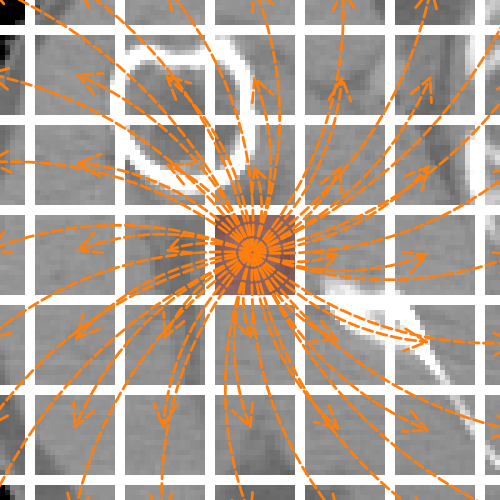
#> input picture manufigures/CCCSAhnesjo/fullConv(a).png, 500 x 500 px, found by its file name; its folder holds 6 pictures in this run
$ python CCCSDiagram.py
#> lines starting #> are read from the running program, lines starting #| are printed output that depends on the picture
import os
import numpy as np
import matplotlib.pyplot as plt
import matplotlib.colors as mcolors
import matplotlib.patches as patches
import scipy.interpolate as interp
import scipy.integrate as integrate
from skimage import transform
import nrrd
import random

colors = list(mcolors.TABLEAU_COLORS.values()) + list(mcolors.XKCD_COLORS.values())
figuresFolder = "/data/qifan/AAPM2024/manufigures"
topicFolder = os.path.join(figuresFolder, "CCCSAhnesjo")
if not os.path.isdir(topicFolder):
    os.mkdir(topicFolder)

densitySlice = None

# [449 lines left out: functions densitySliceInit, drawFullConv1, drawFullConv2, drawCCCS1, drawCCCS2, drawCCCS2Dose, not called in this run]

def figureGroup():
    """
    Stitch the four figures generated above into one
    """
    image1 = os.path.join(topicFolder, "fullConv(a).png")
    image1 = plt.imread(image1)
#> image1 is the input picture: shape (500, 500, 4) float32; mean R, G, B, A 0.706, 0.65, 0.603, 1
    image2 = os.path.join(topicFolder, "fullConv(b).png")
    image2 = plt.imread(image2)
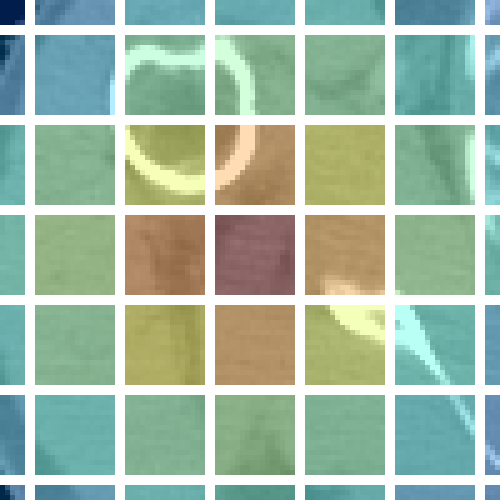
#> input picture manufigures/CCCSAhnesjo/fullConv(b).png, 500 x 500 px, found by its file name
#> image2 is the input picture: shape (500, 500, 4) float32; mean R, G, B, A 0.635, 0.733, 0.656, 1
    image3 = os.path.join(topicFolder, "collapsedCone(a).png")
    image3 = plt.imread(image3)
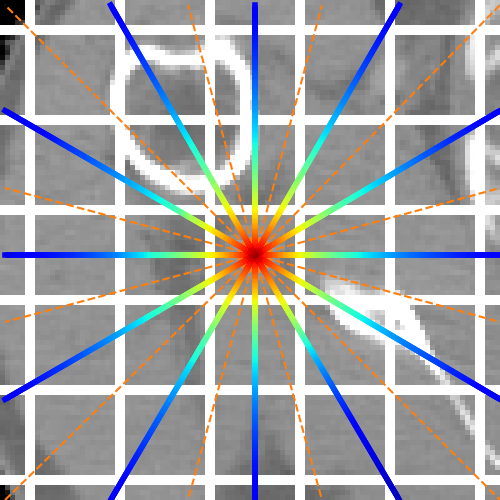
#> input picture manufigures/CCCSAhnesjo/collapsedCone(a).png, 500 x 500 px, found by its file name
#> image3 is the input picture: shape (500, 500, 4) float32; mean R, G, B, A 0.645, 0.654, 0.66, 1
    image4 = os.path.join(topicFolder, "collapsedCone(b).png")
    image4 = plt.imread(image4)
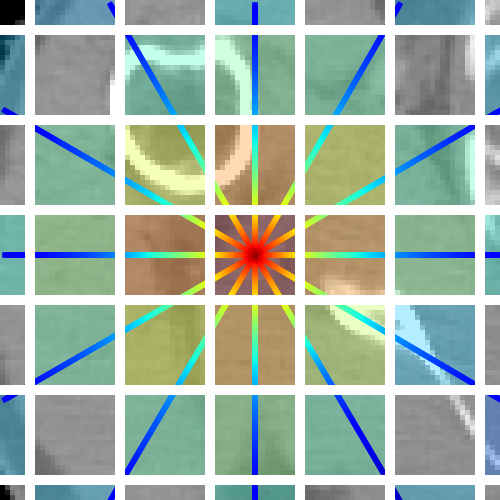
#> input picture manufigures/CCCSAhnesjo/collapsedCone(b).png, 500 x 500 px, found by its file name
#> image4 is the input picture: shape (500, 500, 4) float32; mean R, G, B, A 0.634, 0.71, 0.659, 1

    commonShape = (500, 500, 4)
    assert image1.shape == commonShape and image2.shape == commonShape \
        and image3.shape == commonShape and image4.shape == commonShape
    verticalGap = 80
    horizontalGap = 50
    horiGapShape = (commonShape[0], horizontalGap, commonShape[2])
    horiGap = np.ones(horiGapShape, dtype=image1.dtype)
    vertiGapShape = (verticalGap, 2 * commonShape[1] + horizontalGap, commonShape[2])
    vertiGap = np.ones(vertiGapShape, dtype=image1.dtype)
    firstRow = np.concatenate([image1, horiGap, image2], axis=1)
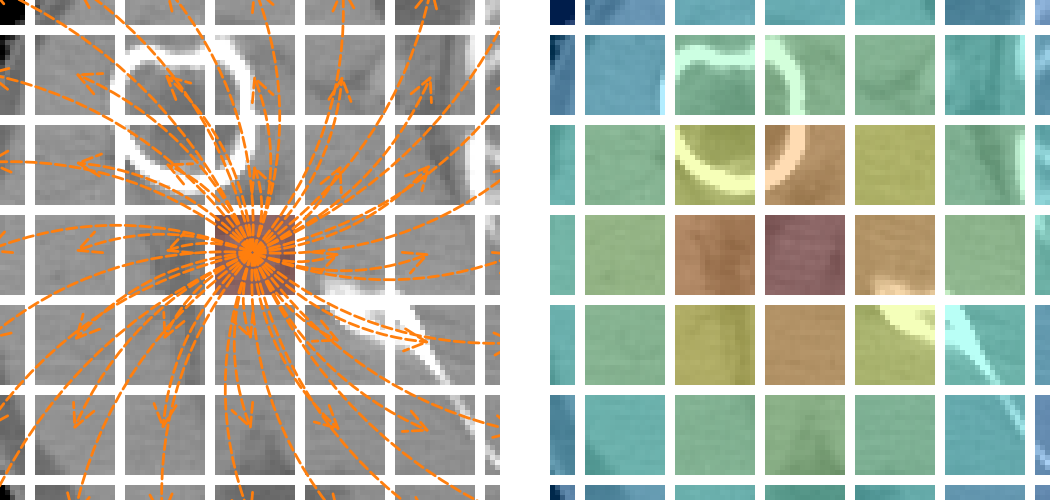
#> firstRow: shape (500, 1050, 4) float32; mean R, G, B, A 0.686, 0.706, 0.647, 1
    secondRow = np.concatenate([image3, horiGap, image4], axis=1)
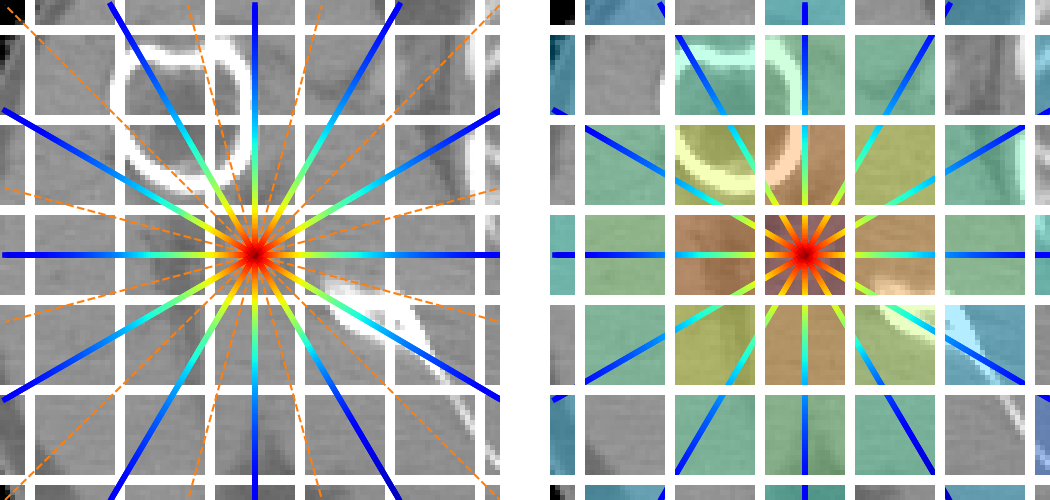
#> secondRow: shape (500, 1050, 4) float32; mean R, G, B, A 0.657, 0.697, 0.675, 1
    result = np.concatenate([firstRow, vertiGap, secondRow, vertiGap], axis=0)
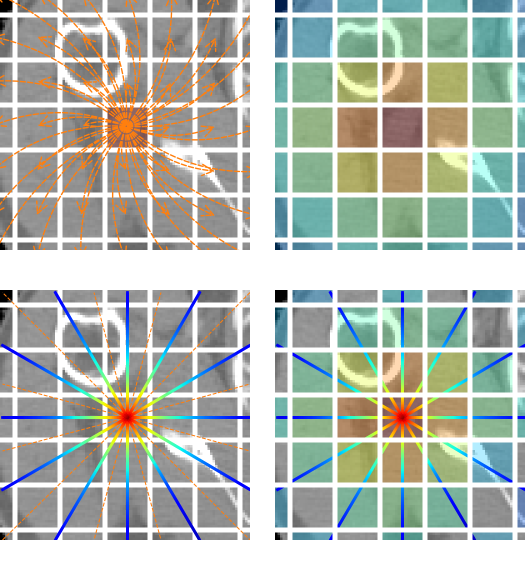
#> result: shape (1160, 1050, 4) float32 (shown at 1/2 size); mean R, G, B, A 0.717, 0.742, 0.708, 1

    fig, ax = plt.subplots(figsize=(result.shape[1] / 100, result.shape[0] / 100), dpi=100)
    ax.imshow(result)

    # write labels to the image
    titles = [["(a)", "(b)"], ["(c)", "(d)"]]
    offsetVertical = 30
    for i in range(2):
        vertiOffset = i * (commonShape[0] + verticalGap) + commonShape[0] + offsetVertical
        for j in range(2):
            horiOffset = j * (commonShape[1] + horizontalGap) + commonShape[1] / 2
            ax.text(horiOffset, vertiOffset, titles[i][j], fontsize=40,
                color="black", ha="center", va="center")

    ax.axis("off")
    plt.subplots_adjust(left=0, right=1, top=1, bottom=0)
    imagePath = os.path.join(topicFolder, "CCCSAhnesjo.png")
    plt.savefig(imagePath)
    plt.close(fig)
    plt.clf()
    # plt.imsave(imagePath, result)


if __name__ == "__main__":
    # [5 lines of commented-out code are left out]
    figureGroup()
